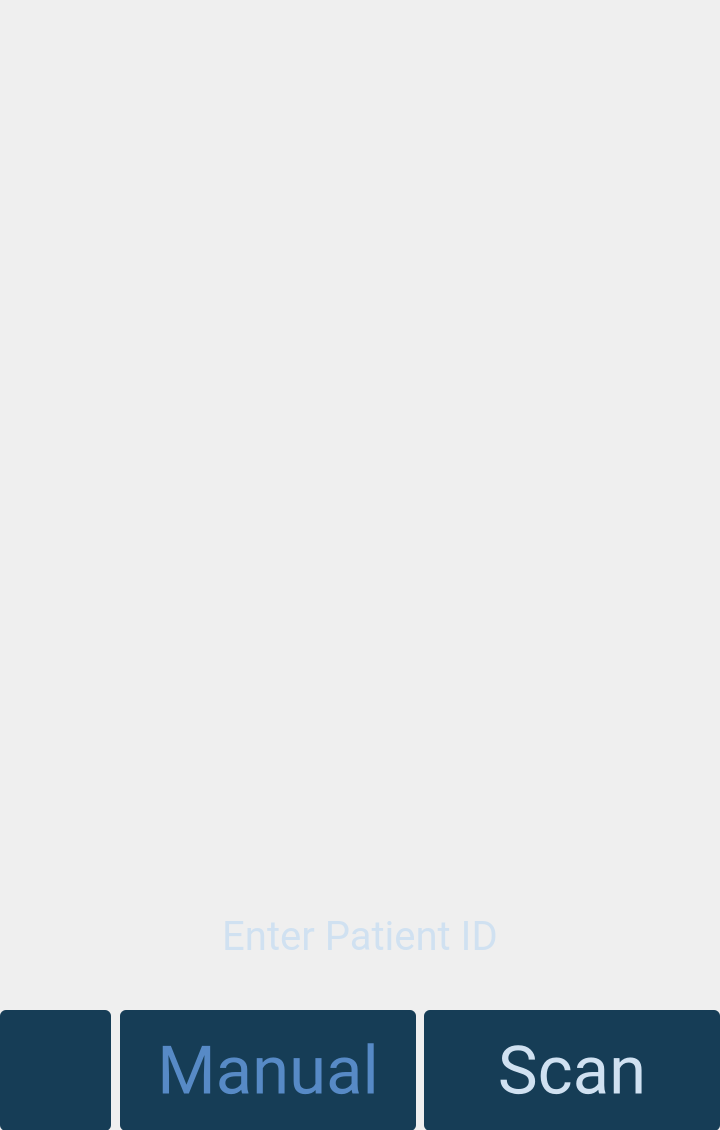
<?xml version="1.0" encoding="UTF-8"?>
<ui version="4.0">
 <class>SetPatientID</class>
 <widget class="QWidget" name="SetPatientID">
  <property name="geometry">
   <rect>
    <x>0</x>
    <y>0</y>
    <width>720</width>
    <height>1130</height>
   </rect>
  </property>
  <property name="font">
   <font>
    <family>Roboto</family>
   </font>
  </property>
  <property name="windowTitle">
   <string>Form</string>
  </property>
  <widget class="QStackedWidget" name="stackedWidget">
   <property name="geometry">
    <rect>
     <x>0</x>
     <y>0</y>
     <width>720</width>
     <height>1130</height>
    </rect>
   </property>
   <widget class="QWidget" name="page">
    <widget class="QLabel" name="labelInstructions">
     <property name="geometry">
      <rect>
       <x>0</x>
       <y>900</y>
       <width>720</width>
       <height>71</height>
      </rect>
     </property>
     <property name="font">
      <font>
       <family>Roboto</family>
       <pointsize>30</pointsize>
      </font>
     </property>
     <property name="styleSheet">
      <string notr="true">color: rgb(208,225,241);</string>
     </property>
     <property name="text">
      <string>Enter Patient ID</string>
     </property>
     <property name="alignment">
      <set>Qt::AlignCenter</set>
     </property>
     <property name="wordWrap">
      <bool>true</bool>
     </property>
    </widget>
    <widget class="QPushButton" name="buttonScan">
     <property name="geometry">
      <rect>
       <x>424</x>
       <y>1010</y>
       <width>296</width>
       <height>121</height>
      </rect>
     </property>
     <property name="font">
      <font>
       <family>Roboto</family>
       <pointsize>50</pointsize>
      </font>
     </property>
     <property name="styleSheet">
      <string notr="true">border-radius: 6px;
background-color: rgb(22,61,86);
color: rgb(208,225,241)</string>
     </property>
     <property name="text">
      <string>Scan</string>
     </property>
    </widget>
    <widget class="QPushButton" name="buttonManual">
     <property name="geometry">
      <rect>
       <x>120</x>
       <y>1010</y>
       <width>296</width>
       <height>121</height>
      </rect>
     </property>
     <property name="font">
      <font>
       <family>Roboto</family>
       <pointsize>50</pointsize>
      </font>
     </property>
     <property name="styleSheet">
      <string notr="true">border-radius: 6px;
background-color: rgb(22,61,86);
color: rgb(87,138,198)
</string>
     </property>
     <property name="text">
      <string>Manual</string>
     </property>
     <property name="iconSize">
      <size>
       <width>73</width>
       <height>62</height>
      </size>
     </property>
    </widget>
    <widget class="QLabel" name="labelPatientID">
     <property name="geometry">
      <rect>
       <x>16</x>
       <y>180</y>
       <width>691</width>
       <height>785</height>
      </rect>
     </property>
     <property name="text">
      <string/>
     </property>
     <property name="pixmap">
      <pixmap resource="resources.qrc">:/Images/XatekUI_EnterPatientID.png</pixmap>
     </property>
    </widget>
    <widget class="QPushButton" name="buttonBack">
     <property name="geometry">
      <rect>
       <x>0</x>
       <y>1010</y>
       <width>111</width>
       <height>121</height>
      </rect>
     </property>
     <property name="font">
      <font>
       <family>Roboto</family>
       <pointsize>30</pointsize>
      </font>
     </property>
     <property name="styleSheet">
      <string notr="true">border-radius: 6px;
background-color: rgb(22,61,86);
color: rgb(208,225,241)
</string>
     </property>
     <property name="text">
      <string/>
     </property>
     <property name="icon">
      <iconset resource="resources.qrc">
       <normaloff>:/Images/XatekUI_BackArrow.png</normaloff>:/Images/XatekUI_BackArrow.png</iconset>
     </property>
     <property name="iconSize">
      <size>
       <width>73</width>
       <height>62</height>
      </size>
     </property>
    </widget>
   </widget>
  </widget>
 </widget>
 <resources>
  <include location="resources.qrc"/>
 </resources>
 <connections/>
</ui>
